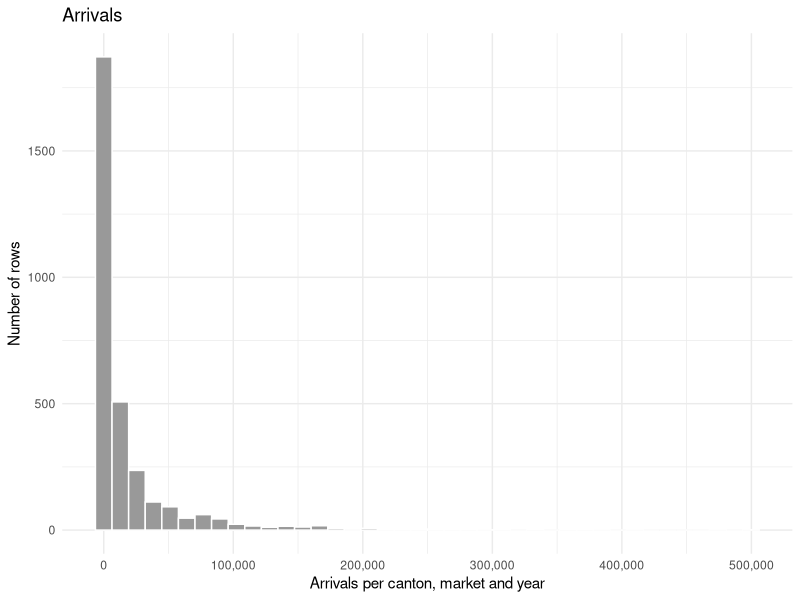
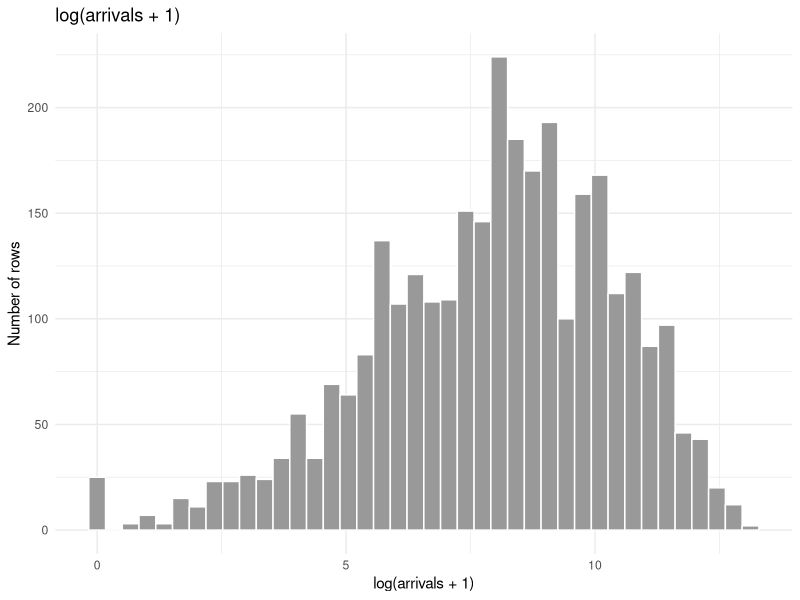
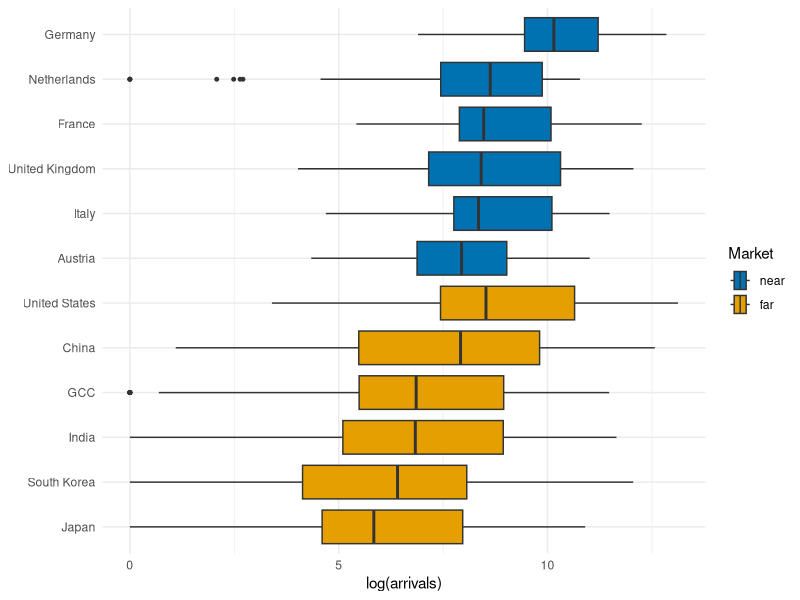
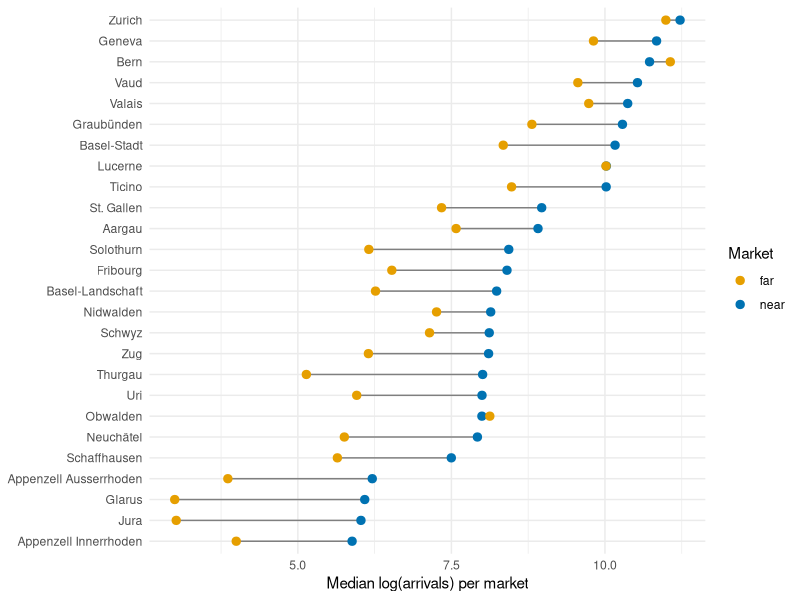
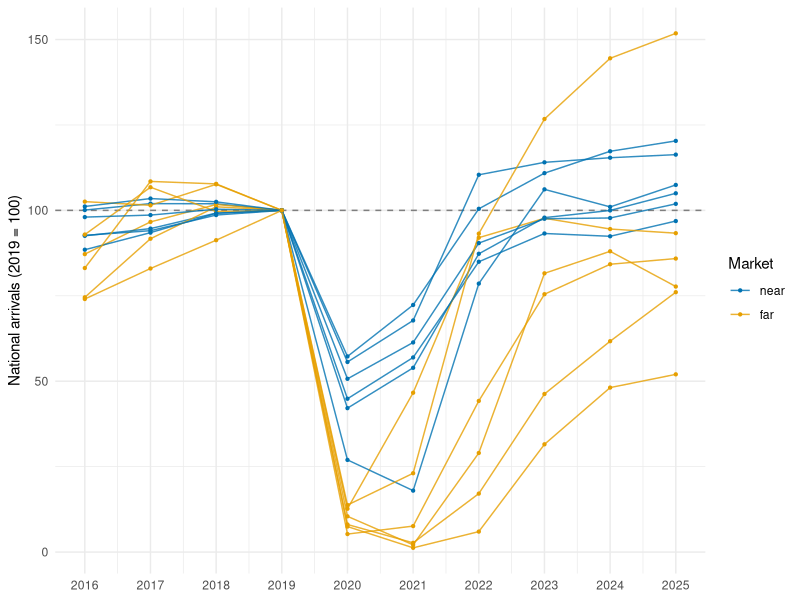
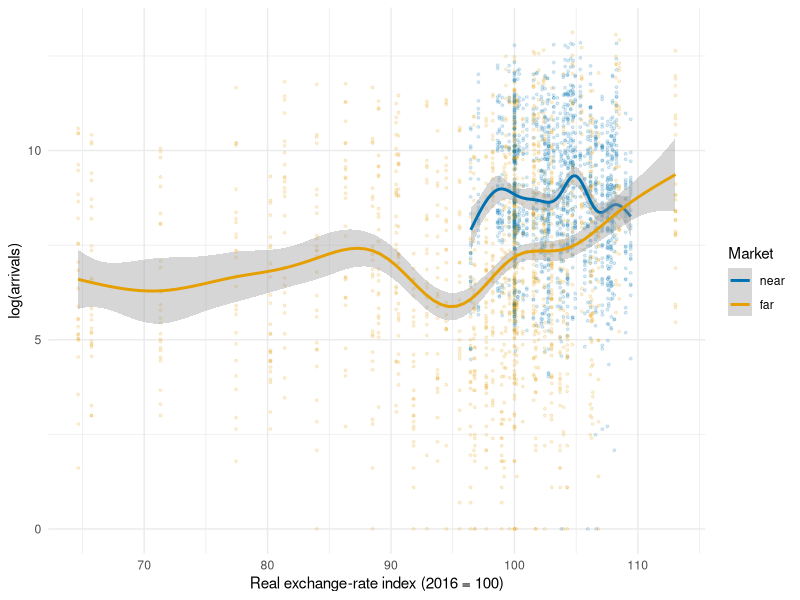
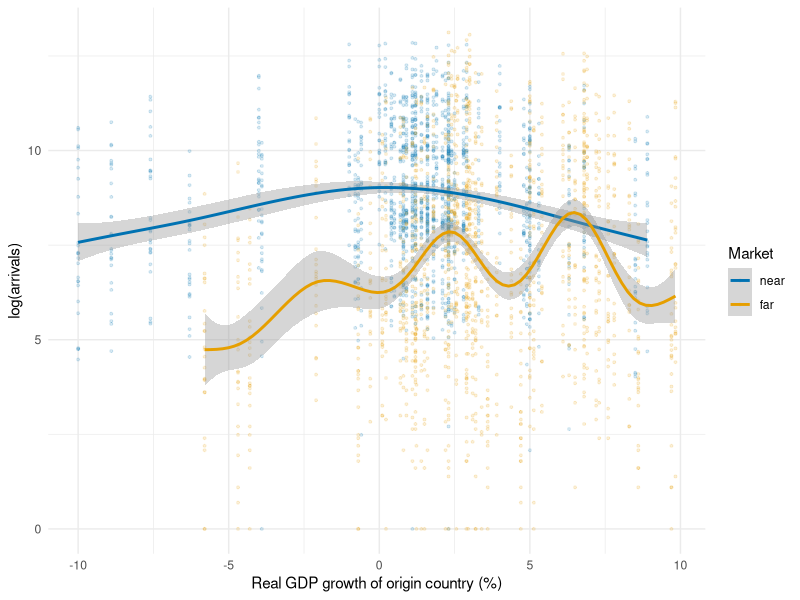
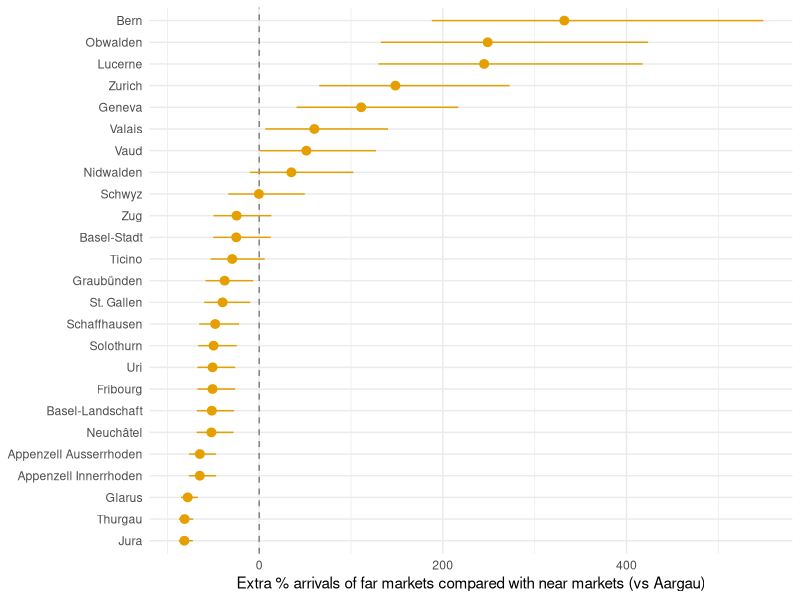

The R script that drew these images, in order:
## ---- chunk 1
knitr::opts_chunk$set(echo = FALSE, message = FALSE, warning = FALSE)

library(readr)
library(dplyr)
library(tidyr)    
library(ggplot2)
library(car)      
library(mgcv)  

theme_set(theme_minimal(base_size = 11) +
          theme(plot.caption = element_text(hjust = 0.5)))

group_cols <- c(near = "#0072B2", far = "#E69F00")
## ---- chunk 2
swiss_hotel_panel <- read_csv("data/processed/swiss_hotel_panel.csv")
## ---- chunk 3
swiss_hotel_panel <- read_csv("data/processed/swiss_hotel_panel.csv")
## ---- chunk 4
hotel <- read_csv("data/processed/swiss_hotel_panel.csv")
hotel |> filter(is.na(arrivals)) |> select(year, canton, origin_country)
hotel <- hotel |> filter(!is.na(arrivals))
## ---- chunk 5
hotel <- hotel |>
  mutate(
    canton         = factor(canton),
    origin_country = factor(origin_country),
    origin_group   = factor(origin_group, levels = c("near", "far")),
    covid_period   = factor(covid_period, levels = c("pre", "during", "post")),
    log_arrivals   = log1p(arrivals),
    log_beds       = log(beds)
  )
## ---- chunk 6
ggplot(hotel, aes(arrivals)) +
  geom_histogram(bins = 40, fill = "grey60", colour = "white") +
  scale_x_continuous(labels = scales::comma) +
  labs(title = "Arrivals", x = "Arrivals per canton, market and year", y = "Number of rows")

ggplot(hotel, aes(log_arrivals)) +
  geom_histogram(bins = 40, fill = "grey60", colour = "white") +
  labs(title = "log(arrivals + 1)", x = "log(arrivals + 1)", y = "Number of rows")
## ---- chunk 7
country_order <- hotel |>
  group_by(origin_group, origin_country) |>
  summarise(med = median(log_arrivals), .groups = "drop") |>
  arrange(desc(origin_group), med) |>
  pull(origin_country)

hotel |>
  mutate(origin_country = factor(origin_country, levels = country_order)) |>
  ggplot(aes(log_arrivals, origin_country, fill = origin_group)) +
  geom_boxplot(outlier.size = 1) +
  scale_fill_manual(values = group_cols) +
  labs(x = "log(arrivals)", y = NULL, fill = "Market")
## ---- chunk 8
# median arrivals per canton and year for Germany (largest market)
med.germany <- median(hotel$arrivals[hotel$origin_country == "Germany"])
med.germany
## ---- chunk 9
hotel |>
  group_by(canton, origin_group) |>
  summarise(med = median(log_arrivals), .groups = "drop") |>
  pivot_wider(names_from = origin_group, values_from = med) |>
  mutate(canton = reorder(canton, near)) |>
  ggplot(aes(y = canton)) +
  geom_segment(aes(x = far, xend = near, yend = canton), colour = "grey50") +
  geom_point(aes(x = near, colour = "near"), size = 2.5) +
  geom_point(aes(x = far,  colour = "far"),  size = 2.5) +
  scale_colour_manual(values = group_cols) +
  labs(x = "Median log(arrivals) per market", y = NULL, colour = "Market")
## ---- chunk 10
national <- hotel |>
  group_by(year, origin_country, origin_group) |>
  summarise(arrivals = sum(arrivals), .groups = "drop") |>
  group_by(origin_country) |>
  mutate(index = 100 * arrivals / arrivals[year == 2019]) |>
  ungroup()

ggplot(national, aes(year, index, group = origin_country, colour = origin_group)) +
  geom_hline(yintercept = 100, linetype = 2, colour = "grey50") +
  geom_line(alpha = 0.8) +
  geom_point(size = 0.8) +
  scale_colour_manual(values = group_cols) +
  scale_x_continuous(breaks = 2016:2025) +
  labs(x = NULL, y = "National arrivals (2019 = 100)", colour = "Market")
## ---- chunk 11
ggplot(hotel, aes(real_fx_index, log_arrivals, colour = origin_group)) +
  geom_point(alpha = 0.15, size = 0.7) +
  geom_smooth(method = "gam", formula = y ~ s(x)) +
  scale_colour_manual(values = group_cols) +
  labs(x = "Real exchange-rate index (2016 = 100)", y = "log(arrivals)", colour = "Market")
## ---- chunk 12
ggplot(hotel, aes(gdp_growth_origin, log_arrivals, colour = origin_group)) +
  geom_point(alpha = 0.15, size = 0.7) +
  geom_smooth(method = "gam", formula = y ~ s(x)) +
  scale_colour_manual(values = group_cols) +
  labs(x = "Real GDP growth of origin country (%)", y = "log(arrivals)", colour = "Market")
## ---- chunk 13
lm.vif <- lm(log_arrivals ~ canton + origin_country + year + real_fx_index +
               log_beds + rel_income + gdp_growth_origin,
             data = hotel)
vif(lm.vif)
## ---- chunk 14
lm.main <- lm(log_arrivals ~ canton + origin_country + year + covid_period +
                real_fx_index + gdp_growth_origin,
              data = hotel)

drop1(lm.main, test = "F") |>
  as.data.frame() |>
  knitr::kable(digits = 3, caption = "LM 1: F-test for dropping each term")
## ---- chunk 15
lm.int <- lm(log_arrivals ~ canton + origin_country + year + covid_period +
               real_fx_index + gdp_growth_origin +
               origin_group:real_fx_index + origin_group:covid_period +
               canton:origin_group,
             data = hotel)

anova(lm.main, lm.int) |>
  as.data.frame() |>
  knitr::kable(digits = 3, caption = "LM 1 vs LM 2 (with near/far interactions)")
## ---- chunk 16
b <- coef(lm.int)
V <- vcov(lm.int)

# % change in arrivals with 95% CI; for far markets: main effect + interaction
pct_effect <- function(terms) {
  est <- sum(b[terms])
  se  <- sqrt(sum(V[terms, terms]))
  round(100 * (exp(est + c(-1.96, 0, 1.96) * se) - 1), 1)
}

effects <- rbind(
  "Year (+1)"                  = pct_effect("year"),
  "During covid, near markets" = pct_effect("covid_periodduring"),
  "During covid, far markets"  = pct_effect(c("covid_periodduring", "covid_periodduring:origin_groupfar")),
  "Post covid, near markets"   = pct_effect("covid_periodpost"),
  "Post covid, far markets"    = pct_effect(c("covid_periodpost", "covid_periodpost:origin_groupfar")),
  "FX index +1, near markets"  = pct_effect("real_fx_index"),
  "FX index +1, far markets"   = pct_effect(c("real_fx_index", "real_fx_index:origin_groupfar")),
  "GDP growth +1 pp"           = pct_effect("gdp_growth_origin")
)
colnames(effects) <- c("lower 95%", "% change", "upper 95%")
knitr::kable(effects, caption = "LM 2: effects on arrivals in %")
## ---- chunk 17
ci <- confint(lm.int)
k  <- grep("^canton.*:origin_groupfar$", names(b))
canton_far <- data.frame(
  canton = sub("^canton(.*):origin_groupfar$", "\\1", names(b)[k]),
  est    = 100 * (exp(b[k]) - 1),
  lower  = 100 * (exp(ci[k, 1]) - 1),
  upper  = 100 * (exp(ci[k, 2]) - 1)
)

ggplot(canton_far, aes(est, reorder(canton, est))) +
  geom_vline(xintercept = 0, linetype = 2, colour = "grey50") +
  geom_pointrange(aes(xmin = lower, xmax = upper), colour = group_cols["far"]) +
  labs(x = "Extra % arrivals of far markets compared with near markets (vs Aargau)",
       y = NULL)
## ---- chunk 18
par(mfrow = c(2, 2))
plot(lm.int)
## ---- chunk 19
set.seed(10)
n     <- nrow(hotel)
folds <- sample(rep(1:10, length.out = n))

rmse.lm.main <- c()
rmse.lm.int  <- c()

for (k in 1:10) {
  hotel.train <- hotel[folds != k, ]
  hotel.test  <- hotel[folds == k, ]

  fit  <- lm(formula(lm.main), data = hotel.train)
  pred <- predict(fit, newdata = hotel.test)
  rmse.lm.main[k] <- sqrt(mean((hotel.test$log_arrivals - pred)^2))

  fit  <- lm(formula(lm.int), data = hotel.train)
  pred <- predict(fit, newdata = hotel.test)
  rmse.lm.int[k] <- sqrt(mean((hotel.test$log_arrivals - pred)^2))
}

data.frame(model = c("LM 1: main effects", "LM 2: near/far interactions (final)"),
           mean_RMSE = c(mean(rmse.lm.main), mean(rmse.lm.int))) |>
  knitr::kable(digits = 3, caption = "10-fold CV, RMSE on log(arrivals)")
## ---- chunk 20
gam.main <- gam(log_arrivals ~ canton + origin_country +
                  s(year, k = 10) + s(real_fx_index) + s(gdp_growth_origin),
                data = hotel)
## ---- chunk 21
gam.noint <- gam(
  log_arrivals ~ canton + origin_group + origin_country +
    s(year, by = origin_group, k = 10) +
    s(real_fx_index, by = origin_group) +
    s(gdp_growth_origin),
  data = hotel
)
anova(gam.main, gam.noint, test = "F")
## ---- chunk 22
gam.int <- gam(
  log_arrivals ~ canton * origin_group + origin_country +
    s(year, by = origin_group, k = 10) +
    s(real_fx_index, by = origin_group) +
    s(gdp_growth_origin),
  data = hotel
)
anova(gam.noint, gam.int, test = "F")
## ---- chunk 23
# smooth terms only; the full summary lists ~60 canton coefficients
summary(gam.int)$s.table |> knitr::kable(digits = 3)
## ---- chunk 24
par(mfrow = c(3, 2))
plot(gam.int, select = 1, shade = TRUE, main = "Year, near markets")
plot(gam.int, select = 2, shade = TRUE, main = "Year, far markets")
plot(gam.int, select = 3, shade = TRUE, main = "Exchange rate, near markets")
plot(gam.int, select = 4, shade = TRUE, main = "Exchange rate, far markets")
plot(gam.int, select = 5, shade = TRUE, main = "GDP growth of origin")
## ---- chunk 25
par(mfrow = c(2, 2))
gam.check(gam.int)
## ---- chunk 26

set.seed(10)
n <- nrow(hotel)
rmse.gam.main  <- c()
rmse.gam.noint <- c()
rmse.gam.int   <- c()
rmse.lm.int  <- c()

for (i in 1:10) {
  # 1) prepare data: new random permutation each repetition
  inds.permuted  <- sample(1:n, replace = FALSE)
  hotel.permuted <- hotel[inds.permuted, ]
  folds <- cut(1:n, breaks = 10, labels = FALSE)

  rmse.fold.main  <- c()
  rmse.fold.noint <- c()
  rmse.fold.int   <- c()
  rmse.fold.lm    <- c()

  for (k in 1:10) {
    ind.test    <- which(folds == k)
    hotel.test  <- hotel.permuted[ind.test, ]
    hotel.train <- hotel.permuted[-ind.test, ]

    # 2) fit on train, 3) predict test, 4) compute RMSE
    fit  <- gam(formula(gam.main), data = hotel.train)
    pred <- predict(fit, newdata = hotel.test)
    rmse.fold.main[k] <- sqrt(mean((hotel.test$log_arrivals - pred)^2))

    fit  <- gam(formula(gam.noint), data = hotel.train)
    pred <- predict(fit, newdata = hotel.test)
    rmse.fold.noint[k] <- sqrt(mean((hotel.test$log_arrivals - pred)^2))

    fit  <- gam(formula(gam.int), data = hotel.train)
    pred <- predict(fit, newdata = hotel.test)
    rmse.fold.int[k] <- sqrt(mean((hotel.test$log_arrivals - pred)^2))

    fit  <- lm(formula(lm.int), data = hotel.train)
    pred <- predict(fit, newdata = hotel.test)
    rmse.fold.lm[k] <- sqrt(mean((hotel.test$log_arrivals - pred)^2))
  }

  # average over 10 folds
  rmse.gam.main[i]  <- mean(rmse.fold.main)
  rmse.gam.noint[i] <- mean(rmse.fold.noint)
  rmse.gam.int[i]   <- mean(rmse.fold.int)
  rmse.lm.int[i]    <- mean(rmse.fold.lm)
}
## ---- chunk 27
data.frame(
  model = c("GAM 1: main effects", "GAM 2: smooths by group",
               "GAM 3: + interaction (final)", "LM 2"),
  mean.RMSE = c(mean(rmse.gam.main), mean(rmse.gam.noint),
               mean(rmse.gam.int), mean(rmse.lm.int))
) |>
  knitr::kable(digits = 3, col.names = c("Model", "Mean RMSE (log scale)"))

boxplot(rmse.gam.main, rmse.gam.noint, rmse.gam.int, rmse.lm.int,
        names = c("GAM 1", "GAM 2", "GAM 3", "LM 2"),
        ylab = "Test RMSE")
## ---- chunk 28
hotel.train <- hotel[hotel$year <= 2023, ]
hotel.test  <- hotel[hotel$year >= 2024, ]

f.time <- update(formula(gam.int), . ~ . - s(year, by = origin_group, k = 10) + s(year, by = origin_group, k = 8))

fit  <- gam(f.time, data = hotel.train)
pred <- predict(fit, newdata = hotel.test)
rmse.time.gam <- sqrt(mean((hotel.test$log_arrivals - pred)^2))

fit  <- lm(formula(lm.int), data = hotel.train)
pred <- predict(fit, newdata = hotel.test)
rmse.time.lm <- sqrt(mean((hotel.test$log_arrivals - pred)^2))

data.frame(model = c("GAM 3", "LM 2"),
           RMSE  = c(rmse.time.gam, rmse.time.lm)) |>
  knitr::kable(digits = 3, caption = "Train 2016-2023, test 2024-2025: RMSE")
## ---- chunk 29
n_growth = tapply(swiss_hotel_panel$growth == 1, swiss_hotel_panel$year, sum, na.rm = TRUE)

yoy_growth = as.numeric(n_growth) / as.numeric(table(swiss_hotel_panel$year))
## ---- chunk 30
years = unique(swiss_hotel_panel$year)

plot(years, yoy_growth, type = "b", pch = 16,
     xlab = "Year", ylab = "Proportion of Canton-Country Combinations with YoY growth",
     xaxp = c(216, 2025, 1),
     main = "YoY Growth in Hotel Stays", xaxt = "n")

axis(1, at = years)
## ---- chunk 31

glm_sample_rows = sample.int(nrow(swiss_hotel_panel), floor(0.7 * nrow(swiss_hotel_panel)))

glm_train_dataset <- swiss_hotel_panel[glm_sample_rows, ]   
glm_test_dataset  <- swiss_hotel_panel[-glm_sample_rows, ]  
## ---- chunk 32
##not sure how many vars you can include in one of these
glm.growth = glm(growth ~ 
                  gdp_growth_origin
                 +real_fx_index
                 +rel_income
                 +visa_required
                 +origin_group,
                 data = glm_train_dataset,
                 family = 'binomial')
summary(glm.growth)
## ---- chunk 33

coef_table = data.frame(
  "Predictive_Variable" = colnames(glm.growth$model)[-1][-5],
  Coefficient = coef(glm.growth)[-1][-5],
  "Odds" = exp(coef(glm.growth)[-1][-5]),
  "Odds_Percent_Increase" = (exp(coef(glm.growth)[-1][-5])-1) *100,
  row.names   = NULL
)
coef_table

## ---- chunk 34
## this block does not print in the knitted version, just for calculation & transparency
indian_median = median(swiss_hotel_panel$rel_income[swiss_hotel_panel$origin_country == "India"])
indian_median
## ---- chunk 35
glm.growth_origin = glm(growth~gdp_growth_origin, data = glm_train_dataset, family = 'binomial')
summary(glm.growth_origin)
## ---- chunk 36

glm_origin_growth_predict_response = predict(glm.growth_origin, newdata = glm_train_dataset, type = "response")
b = coef(glm.growth_origin)
intercept_50p = -b[1] / b[2]

plot(glm_train_dataset$gdp_growth_origin,
     jitter(glm_train_dataset$growth, amount = 0.03),
     pch = 16, 
     col = rgb(0, 0, 0, 0.3),
     xlab = "Origin Country GDP Growth (%)", 
     ylab = "Growth in Swiss Hotels")
title("Visitors come to Switzerland when their Country is Growing")

ord = order(glm_train_dataset$gdp_growth_origin)
lines(
  glm_train_dataset$gdp_growth_origin[ord],
  glm_origin_growth_predict_response[ord],
  col = "red",
  lwd = 3
)
#abline(h = 0.5)
#abline(v = intercept_50p)

 #vert segmewnt
segments(
  x0 = intercept_50p, y0 = -2,
  x1 = intercept_50p, y1 = 0.5,
  lty = 2, col = "gray20"
)

#horiz segment
segments( 
  x0 = -12, y0 = 0.5,
  x1 = intercept_50p, y1 = 0.5,
  lty = 2, col = "gray20"
)


print(paste("Origin GPD Growth at 50%:", round(-b[1] / b[2], 3), 
            "Log-Odds:", round(exp(b[2]), 3)))
